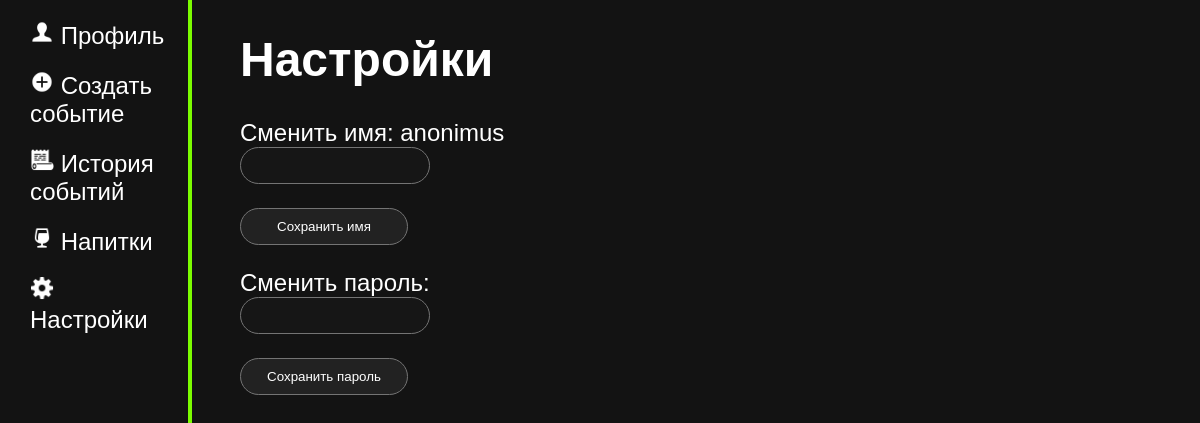
Page /settings (signed in) on the earlier database version.
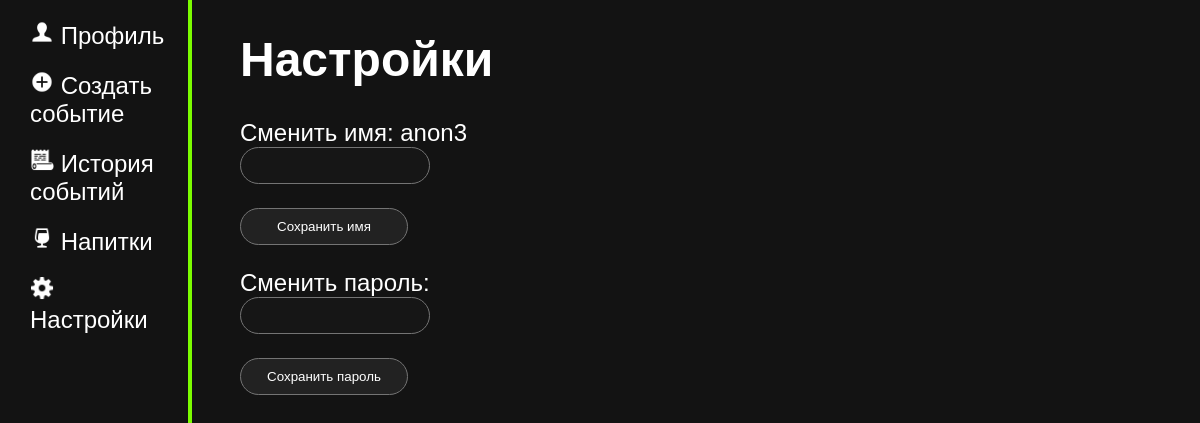
Same page on the later database version.
### tables this page shows
CREATE TABLE user
(
    id INTEGER PRIMARY KEY AUTOINCREMENT,
    nickname TEXT NOT NULL,
    psw TEXT NOT NULL
);

### main.py (the view, shortened to what this page needs)
@app.route("/settings", methods = ["GET", "POST"])
def settings():
    return render_template("settings.html", name = current_user.get_nickname())

### data.py (called while the page is built)
    def get_user(self, user_id):
        try:
            self.cursor.execute(f"SELECT * FROM user WHERE id = {user_id} LIMIT 1")
            user = self.cursor.fetchone()
            return user
        except error:
                print("ОШИБКА! " + str(error))

### main.py (called while the page is built)
@login_manager.user_loader
def load_user(user_id):
    print("load user")
    return User().fromDB(user_id, D)

def connect_db():
    connect = sqlite3.connect(app.config['DATABASE'])
    connect.row_factory = sqlite3.Row
    return connect

def get_db():
    if not hasattr(g, "link_db"):
        g.link_db = connect_db()
        print("БАЗА ДАННЫХ ПОЛУЧЕНА")
    return g.link_db

@app.before_request
def before_request():
    global D
    db = get_db()
    D = Data(db)

### user.py (called while the page is built)
    def fromDB(self, user_id, db):
        self.__user = db.get_user(user_id)
        return self

    def get_nickname(self):
        return str(self.__user["nickname"])

### templates/settings.html (shortened to what this page needs)
{% extends 'base.html' %}
{%block body%}
<div class="main">
    <h1>Настройки</h1>
    <div class="forma">
        <form action="" id = "name" method="post">
            <p><label>Сменить имя: {{name}}
                    <br><input type="text" name="new_name" required minlength="4"> </label>
                    <p><input type="submit" value="Сохранить имя"></p>
                </form>
            <form action="" id="password" method="post">
            <p><label>Сменить пароль:
                    <br><input type="text" name="new_password"></label>
                <p><input type="submit" value="Сохранить пароль" required minlength="4"></p>
            </form>
    </div>
</div>
{%endblock body%}

Differences in the rows shown:
changed user: nickname "anonimus" → "anon3"
